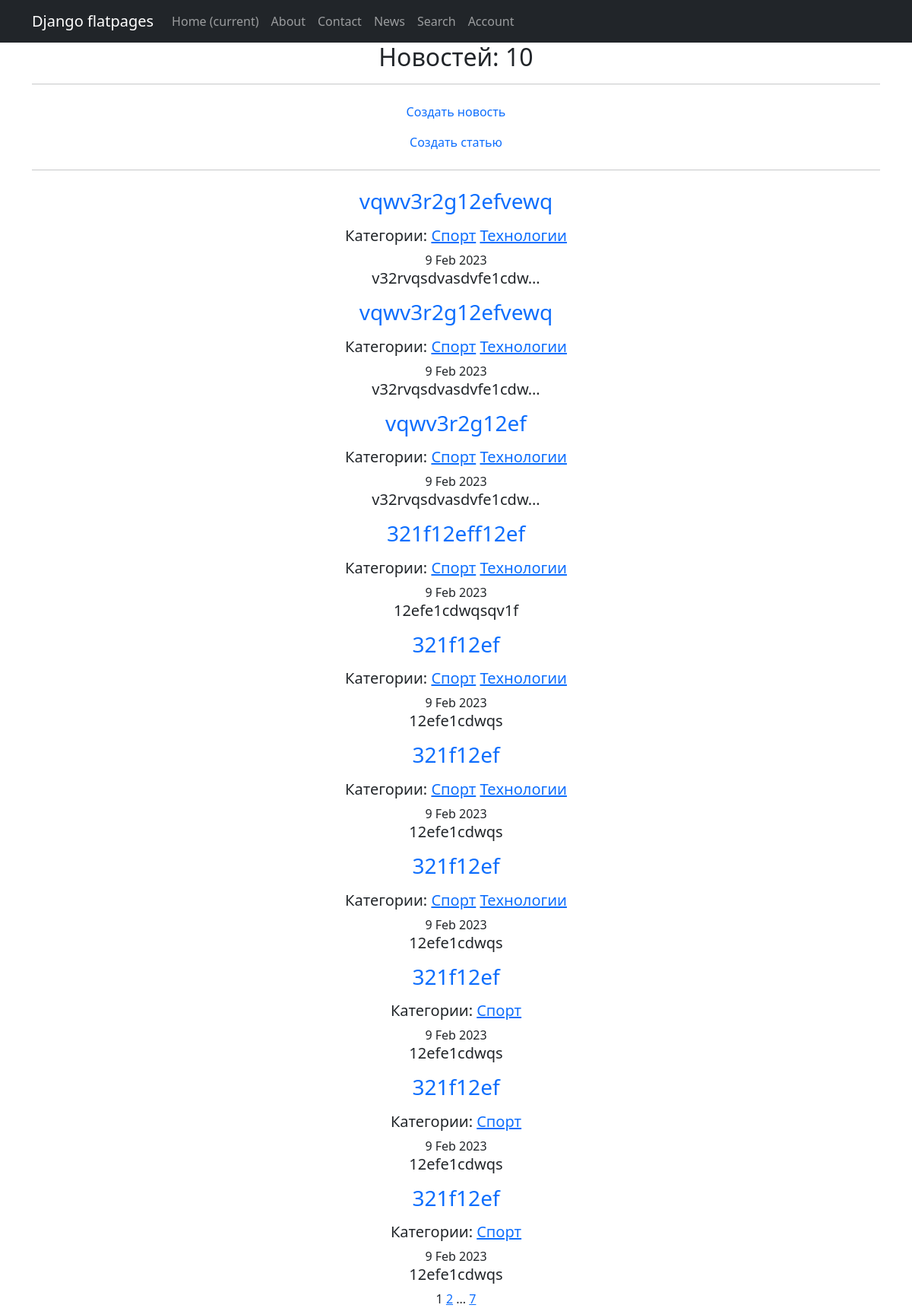
Page /news/ on the committed database.
### news/models.py (models this page shows, shortened)
class Post(models.Model):
    author = models.ForeignKey(Author, on_delete=models.CASCADE)
    type = models.CharField(max_length=10, choices=TYPES, default='article')
    time_in = models.DateTimeField(auto_now_add=True)
    category = models.ManyToManyField(Category, through='PostCategory')
    title = models.CharField(max_length=255)
    text = models.TextField()
    rating = models.IntegerField(default=0)

class Category(models.Model):
    name = models.CharField(max_length=127, unique=True)
    subscribers = models.ManyToManyField(User, blank=True, null=True, related_name='categories')
    def __str__(self):
        return f'{self.name}'

### news/views.py (the view)
# urls.py: path('news/', NewsList.as_view(), name='post_list'),
class NewsList(ListView):
    model = Post
    ordering = '-time_in'
    template_name = 'news.html'
    context_object_name = 'news'
    paginate_by = 10

### news/templatetags/custom_filters.py (called while the page is built)
@register.filter()
def censor(text):
    non_cens = ['редиска', 'овечкин', 'новость', 'это', 'что', 'год']
    try:
        if not isinstance(text, str):
            raise CensorException('Error')
        for word in non_cens:
            text = re.sub(word, word[0] + '*' * (len(word) - 1), text)
            title_word = word.title()
            text = re.sub(title_word, title_word[0] + '*' * (len(word) - 1), text)
        return text
    except CensorException as e:
        print(e)

### templates/news.html (shortened to what this page needs)
{% extends 'flatpages/default.html' %}
{% load custom_filters %}
{% block content %}
    <h2>Новостей: {{ news|length }}</h2>
    <hr>
    <a class="nav-link" href="/news/create/">Создать новость</a>
    <a class="nav-link" href="/articles/create/">Создать статью</a>
    <hr>
    {% if news %}
        {% for new in news %}
            <a class="nav-link" href="/news/{{new.id}}"><h3>{{ new.title|censor }}</h3></a>
            {% if new.category.all %}
                <h5>Категории:
                    {% for category in new.category.all %}
                        <a href="{% url 'category_list' category.id %}">{{category}}</a>
                    {% endfor %}
                </h5>
            {% endif %}
            <time>{{ new.time_in|date:'j M Y' }}</time>
            <h5>{{ new.text|censor|truncatechars:20 }}</h5>
        {% endfor %}
    {% else %}
        <h4>Новостей нет!</h4>
    {% endif %}
    {{ page_obj.number }}
    {% if page_obj.has_next %}
       <a href="?page={{ page_obj.next_page_number }}">{{ page_obj.next_page_number }}</a>
       {% if paginator.num_pages != page_obj.next_page_number %}
           ...
           <a href="?page={{ page_obj.paginator.num_pages }}">{{ page_obj.paginator.num_pages }}</a>
       {% endif %}
   {% endif %}
{% endblock content %}

### rows in the picture
Post: title|censor "vqwv3r2g12efvewq", time_in "9 Feb 2023", text|censor "v32rvqsdvasdvfe1cdw…"
Category: name "Спорт"
Category: name "Технологии"
Post: title|censor "vqwv3r2g12efvewq", time_in "9 Feb 2023", text|censor "v32rvqsdvasdvfe1cdw…"
Post: title|censor "vqwv3r2g12ef", time_in "9 Feb 2023", text|censor "v32rvqsdvasdvfe1cdw…"
Post: title|censor "321f12eff12ef", time_in "9 Feb 2023", text|censor "12efe1cdwqsqv1f"
Post: title|censor "321f12ef", time_in "9 Feb 2023", text|censor "12efe1cdwqs"
Post: title|censor "321f12ef", time_in "9 Feb 2023", text|censor "12efe1cdwqs"
Post: title|censor "321f12ef", time_in "9 Feb 2023", text|censor "12efe1cdwqs"
Post: title|censor "321f12ef", time_in "9 Feb 2023", text|censor "12efe1cdwqs"
Post: title|censor "321f12ef", time_in "9 Feb 2023", text|censor "12efe1cdwqs"
Post: title|censor "321f12ef", time_in "9 Feb 2023", text|censor "12efe1cdwqs"

### other values in the picture
{{ news|length }} "10"
{{ page_obj.number }} "1"
{{ page_obj.next_page_number }} "2"
{{ page_obj.paginator.num_pages }} "7"
